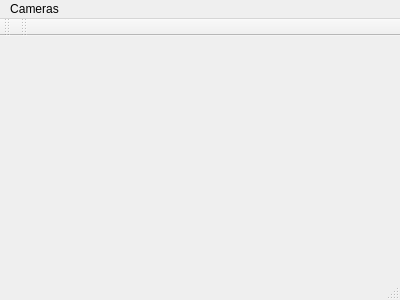
<?xml version="1.0" encoding="UTF-8"?>
<ui version="4.0">
 <class>StartupView</class>
 <widget class="QMainWindow" name="StartupView">
  <property name="geometry">
   <rect>
    <x>0</x>
    <y>0</y>
    <width>400</width>
    <height>300</height>
   </rect>
  </property>
  <property name="windowTitle">
   <string>StartupView</string>
  </property>
  <widget class="QWidget" name="centralWidget">
   <widget class="QWidget" name="gridLayoutWidget">
    <property name="geometry">
     <rect>
      <x>10</x>
      <y>10</y>
      <width>381</width>
      <height>241</height>
     </rect>
    </property>
    <layout class="QGridLayout" name="gridLayout"/>
   </widget>
  </widget>
  <widget class="QMenuBar" name="menuBar">
   <property name="geometry">
    <rect>
     <x>0</x>
     <y>0</y>
     <width>400</width>
     <height>20</height>
    </rect>
   </property>
   <widget class="QMenu" name="menuCameras">
    <property name="title">
     <string>Cameras</string>
    </property>
   </widget>
   <addaction name="menuCameras"/>
  </widget>
  <widget class="QToolBar" name="mainToolBar">
   <attribute name="toolBarArea">
    <enum>TopToolBarArea</enum>
   </attribute>
   <attribute name="toolBarBreak">
    <bool>false</bool>
   </attribute>
  </widget>
  <widget class="QStatusBar" name="statusBar"/>
  <widget class="QToolBar" name="toolBar">
   <property name="windowTitle">
    <string>toolBar</string>
   </property>
   <attribute name="toolBarArea">
    <enum>TopToolBarArea</enum>
   </attribute>
   <attribute name="toolBarBreak">
    <bool>false</bool>
   </attribute>
  </widget>
 </widget>
 <layoutdefault spacing="6" margin="11"/>
 <resources/>
 <connections/>
</ui>
